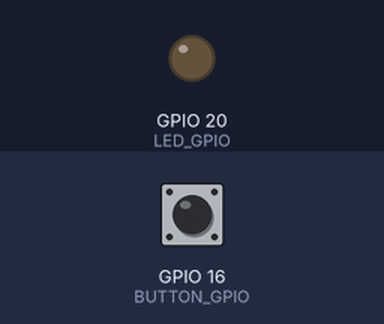
Simulated run of this program. Board: Raspberry Pi (BCM pin numbers). Parts: output pins drawn as LEDs (lit = HIGH). Dashed ring = blinking. The test bench sets the inputs (shaded band); at power-on: GPIO 16 (BUTTON_GPIO) HIGH.

Above: at 1.2 s.
1.3 s: GPIO 16 (BUTTON_GPIO) pulled LOW for 0.15 s
At 2.4 s:
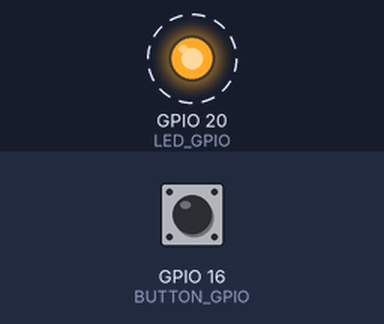
4.4 s: GPIO 16 (BUTTON_GPIO) pulled LOW for 1 s
At 6.4 s:
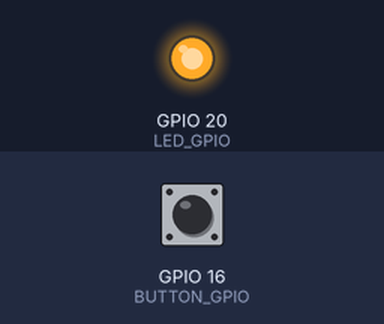
6.9 s: GPIO 16 (BUTTON_GPIO) pulled LOW for 3.2 s
At 11.4 s:
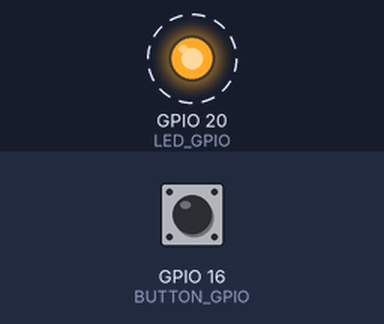
Timing chart, 0 to 19.1 s (numbered marks = the images above; inputs shaded):
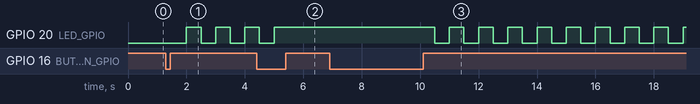

The program:

Example_Hardware_06_-_Input_callback_3.py
```python
#!/usr/bin/env python3

import signal
import sys
import time
import RPi.GPIO as GPIO

BUTTON_GPIO = 16
LED_GPIO = 20

should_blink = False

def signal_handler(sig, frame):
    GPIO.cleanup()
    sys.exit(0)

def button_released_callback(channel):
    global should_blink
    should_blink = not should_blink

GPIO.setmode(GPIO.BCM)

GPIO.setup(BUTTON_GPIO, GPIO.IN, pull_up_down=GPIO.PUD_UP)
GPIO.setup(LED_GPIO, GPIO.OUT)

GPIO.add_event_detect(BUTTON_GPIO, GPIO.RISING, callback=button_released_callback, bouncetime=200)

signal.signal(signal.SIGINT, signal_handler)

while True:
    if should_blink:
        GPIO.output(LED_GPIO, GPIO.HIGH)
    time.sleep(0.5)
    if should_blink:
        GPIO.output(LED_GPIO, GPIO.LOW)
    time.sleep(0.5)
```

Measured:
- after the input at 1.3 s, GPIO 20 (LED_GPIO): alternates HIGH for 0.50 s and LOW for 0.50 s, starting after 0.70 s
- after the input at 4.4 s, GPIO 20 (LED_GPIO): goes on until 5.0 s, then stays HIGH
- after the input at 6.9 s, GPIO 20 (LED_GPIO): alternates HIGH for 0.50 s and LOW for 0.50 s, starting after 3.6 s
